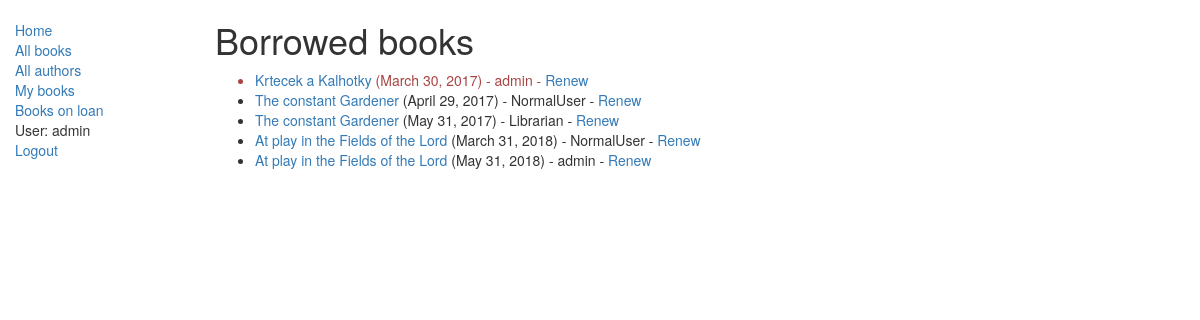
Page /catalog/all-borrowed/ (signed in) on the committed database.
### catalog/models.py (models this page shows, shortened)
class BookInstance(models.Model):
    id = models.UUIDField(primary_key=True, default=uuid.uuid4, help_text="book instance id")
    book = models.ForeignKey('Book', on_delete=models.SET_NULL, null=True)
    imprint = models.CharField(max_length=200)
    due_back = models.DateField(null=True, blank=True)
    borrower = models.ForeignKey(User, on_delete=models.SET_NULL, null=True, blank=True)
    LOAN_STATUS = (
            ('d', 'Maintenance'),
            ('o', 'On loan'),
            ('a', 'Available'),
            ('r', 'Reserved'),
    )
    status = models.CharField(max_length=1, choices=LOAN_STATUS,
                              blank=True, default='d',
                              help_text='Book availability')
    @property
    def is_overdue(self):
        return date.today() > self.due_back
    class Meta:
        ordering = ["due_back"]
        permissions = (('can_mark_returned', "Set book as returned"),)

class Book(models.Model):
    title = models.CharField(max_length=200)
    author = models.ForeignKey('Author', on_delete=models.SET_NULL, null=True)
    summary = models.TextField(
            max_length=1000,
            help_text="Enter a brief description of the book"
            )
    isbn = models.CharField(
            'ISBN',
            max_length=13,
            help_text='13 Character' +
                        '<a href="https://www.isbn-international.org/content/what-isbn">' +
                        'ISBN number</a>'
            )
    genre = models.ManyToManyField(Genre, help_text="Select a genre for this book")
    def display_genre(self):
        return ', '.join([genre.name for genre in self.genre.all()[:3]])
    display_genre.short_description = 'Genre'

### catalog/views.py (the view)
class AllBorrowedListView(PermissionRequiredMixin, generic.ListView):
    permission_required = "catalog.can_mark_returned"
    model = BookInstance
    template_name ='catalog/bookinstance_list_borrowed_all.html'
    paginate_by = 10
    def get_queryset(self):
        return BookInstance.objects.filter(status__exact='o').order_by('due_back')

### catalog/templates/catalog/bookinstance_list_borrowed_all.html
{% extends "catalog/base_generic.html" %}
{% block content %}
  <h1>Borrowed books</h1>
  {% if bookinstance_list %}
    <ul>
      {% for bookinst in bookinstance_list %}
        <li class="{% if bookinst.is_overdue %}text-danger{% endif %}">
          <a href="{% url 'book-detail' bookinst.book.pk %}">{{bookinst.book.title}}</a> ({{ bookinst.due_back }})
          - {{bookinst.borrower}}
          {% if perms.catalog.can_mark_returned %}- <a href="{% url 'renew-book-librarian' bookinst.id %}">Renew</a>  {% endif %}
        </li>
      {% endfor %}
    </ul>
  {% else %}
    <p>There are no books borrowed.</p>
  {% endif %}
{% endblock %}

### catalog/templates/catalog/base_generic.html (shortened to what this page needs)
<!DOCTYPE html>
<html lang="en">
  <head>
      <link rel="stylesheet" href="https://maxcdn.bootstrapcdn.com/bootstrap/3.3.7/css/bootstrap.min.css">
      {% load static %}
      <link rel="stylesheet" href="{% static 'css/styles.css' %}">
  </head>
  <body>
      <div class="container-fluid">
      <div class="row">
        <div class="col-sm-2">
          {% block sidebar %}
            <ul class="sidebar-nav">
              <li><a href="{% url 'index' %}">Home</a></li>
              <li><a href="{% url 'books' %}">All books</a></li>
              <li><a href="{% url 'authors' %}">All authors</a></li>
              <li><a href="{% url 'my-borrowed' %}">My books</a></li>
              {% if perms.catalog.can_mark_returned %}
                <a href="{% url 'all-borrowed' %}">Books on loan</a>
              {% endif %}
              {% if user.is_authenticated %}
                <li>User: {{ user.get_username }}</li>
                <li><a href="{% url 'logout'%}?next={{request.path}}">Logout</a></li>
              {% else %}
                <li><a href="{% url 'login'%}?next={{request.path}}">Login</a></li>
              {% endif %}
            </ul>
          {% endblock %}
        </div>
        <div class="col-sm-10 ">
        {% block content %}{% endblock %}
        </div>
      </div>
  </body>
</html>

### catalog/static/css/styles.css (style rules this page uses)
.sidebar-nav { margin-top: 20px; padding: 0; list-style: none; }

### rows in the picture
BookInstance: book "Krtecek a Kalhotky", due_back "March 30, 2017", borrower "admin"
BookInstance: book "The constant Gardener", due_back "April 29, 2017", borrower "NormalUser"
BookInstance: book "The constant Gardener", due_back "May 31, 2017", borrower "Librarian"
BookInstance: book "At play in the Fields of the Lord", due_back "March 31, 2018", borrower "NormalUser"
BookInstance: book "At play in the Fields of the Lord", due_back "May 31, 2018", borrower "admin"

### other values in the picture
{{ user.get_username }} "admin"
